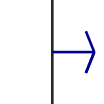

MATLAB code to generate this figure: (Note: this script raises an error after producing the figure.)
function makevectors

xx0=[-1 1 0.6 1 0.6];
yy0=[0 0 -0.4 0 0.4];
xx0=xx0*10;
yy0=yy0*10;
ang0=atan2(yy0,xx0);
psize=20;
dst0=sqrt(xx0.^2+yy0.^2);

rgb=makeColorMap(jet,10);

for jj=1:10
for ii=0:10:350
    close all;
    ang=ang0+ii*pi/180;
    
    % xx=xx0.*cos(ang);
    % yy=yy0.*sin(ang);
    
    % Compute velocity magnitude and angle of each vector
    vel=1;
    
    % Multiply unit vector with velocity magnitude
    %dst0=vel*dst0;
    
    % Rotate vector with velocity angle
    %ang=repmat(ang,5);
    %ang=ang+repmat(ang0,1);
    xx=dst0.*cos(ang);
    yy=dst0.*sin(ang);
    
    figure;
    set(gcf,'Units','pixels');
    set(gcf,'PaperUnits','points');
    set(gcf,'PaperPosition',[1 1 psize psize]);
    set(gcf,'PaperSize',[psize psize]);
    set(gcf,'Position',[1 1 psize psize]);
    ax=axes;
    set(ax,'Units','pixels');
    set(ax,'xlim',[-10 10],'ylim',[-10 10]);
    set(ax,'position',[1 1 psize psize]);
    p=plot(xx,yy);
    set(p,'color',rgb(jj,:));
    set(ax,'xlim',[-10 10],'ylim',[-10 10]);
    set(ax,'Box','off');
    set(ax,'xtick',[]);
    set(ax,'ytick',[]);
    print('-dpng','-r50','test.png');
    a = imread('test.png');
    wt=sum(a,3)==3*255;
    r=squeeze(a(:,:,1));
    g=squeeze(a(:,:,2));
    b=squeeze(a(:,:,3));
    r(wt)=NaN;
    g(wt)=NaN;
    b(wt)=NaN;
    c(:,:,1)=r;
    c(:,:,2)=g;
    c(:,:,3)=b;
    trans=zeros(size(wt))+1;
    trans(wt)=0;
    imwrite(c,['c:\xampp\htdocs\img\arrows\arrow.' num2str(jj,'%0.2i') '.' num2str(ii,'%0.3i') '.png'],'alpha',trans);
    
end
end

%%
function rgb=makeColorMap(clmap,n)

if size(clmap,2)==4
    x=clmap(:,1);
    r=clmap(:,2);
    g=clmap(:,3);
    b=clmap(:,4);
else
    x=0:1/(size(clmap,1)-1):1;
    r=clmap(:,1);
    g=clmap(:,2);
    b=clmap(:,3);
end

for i=2:size(x,1)
    x(i)=max(x(i),x(i-1)+1.0e-6);
end

x1=0:(1/(n-1)):1;

r1=interp1(x,r,x1);
g1=interp1(x,g,x1);
b1=interp1(x,b,x1);

rgb(:,1)=r1;
rgb(:,2)=g1;
rgb(:,3)=b1;

rgb=max(0,rgb);
rgb=min(1,rgb);
